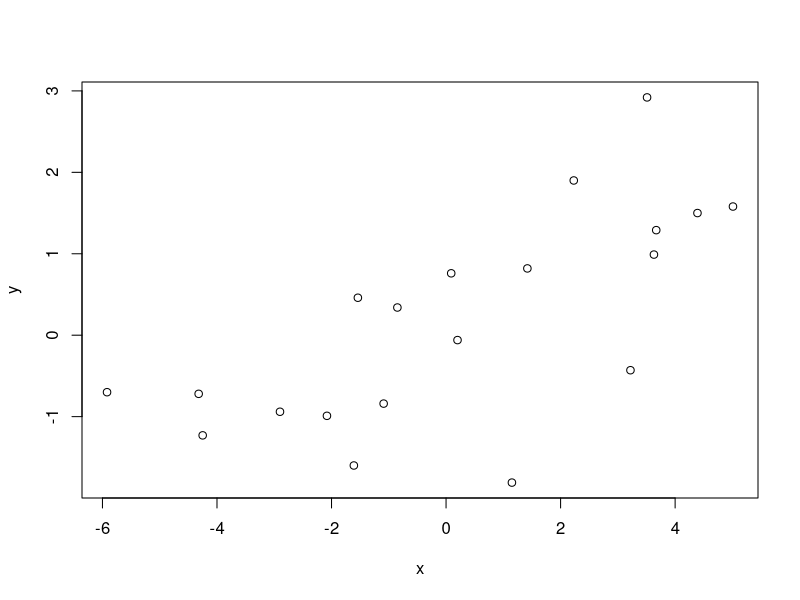
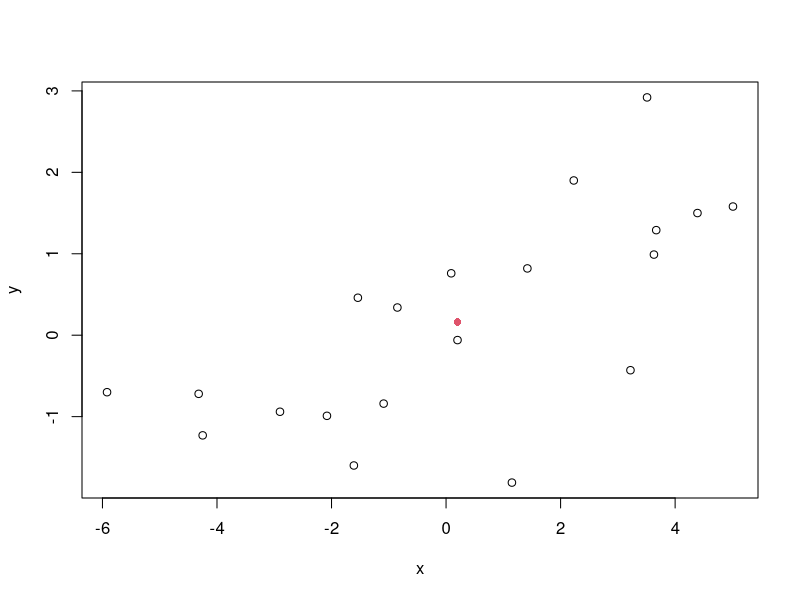
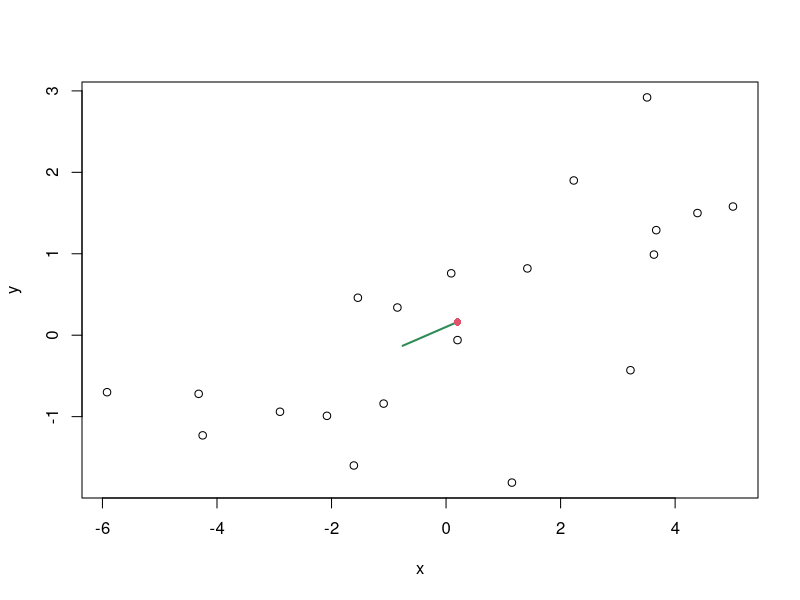

Reproduce these figures in R, in order.
## ---- chunk 1
# Set random seed for reproducibility
set.seed(503)

# Read HW1Q1 dataset in using base R
ds <- read.csv("HW1Q1.csv")
# Show first 5 rows
head(ds, 5)


## ---- chunk 2
# Get X and Y Components into vectors
x = ds$X
y = ds$Y

# Create scatter plot of Y ~ X
plot(x,y)


pnorm(19.9, 20, sqrt(4/40))


pnorm(0.5, 20, sqrt(4/8))

## ---- chunk 3
plot(x,y)

sampMeanX = mean(x)
sampMeanY = mean(y)

points(sampMeanX, sampMeanY, pch=16, col=2)

## ---- chunk 4
# Sample covariance matrix
sampCov <- cov(ds)

sampCov
## ---- chunk 5
sampEigenDecomp <- eigen(sampCov)

sampEigenDecomp
## ---- chunk 6
# Find the index of the largest eigenvalue
largestEigenvalue <- which.max(sampEigenDecomp$values)
# Extract the eigenvector corresponding to the largest eigenvalue
largestEigenvector <- sampEigenDecomp$vectors[, largestEigenvalue]

# Calculate the endpoints of the line segment
sampMeanX <- mean(x)
sampMeanY <- mean(y)
xend <- sampMeanX + largestEigenvector[1]
yend <- sampMeanY + largestEigenvector[2]

plot(x,y)
# Add the line segment to the plot
lines(c(sampMeanX, xend), c(sampMeanY, yend), col = "seagreen4", lwd = 2)
points(sampMeanX, sampMeanY, pch=16, col=2)

## ---- chunk 7



## ---- chunk 8

## ---- chunk 9

## ---- chunk 10

## ---- chunk 11

